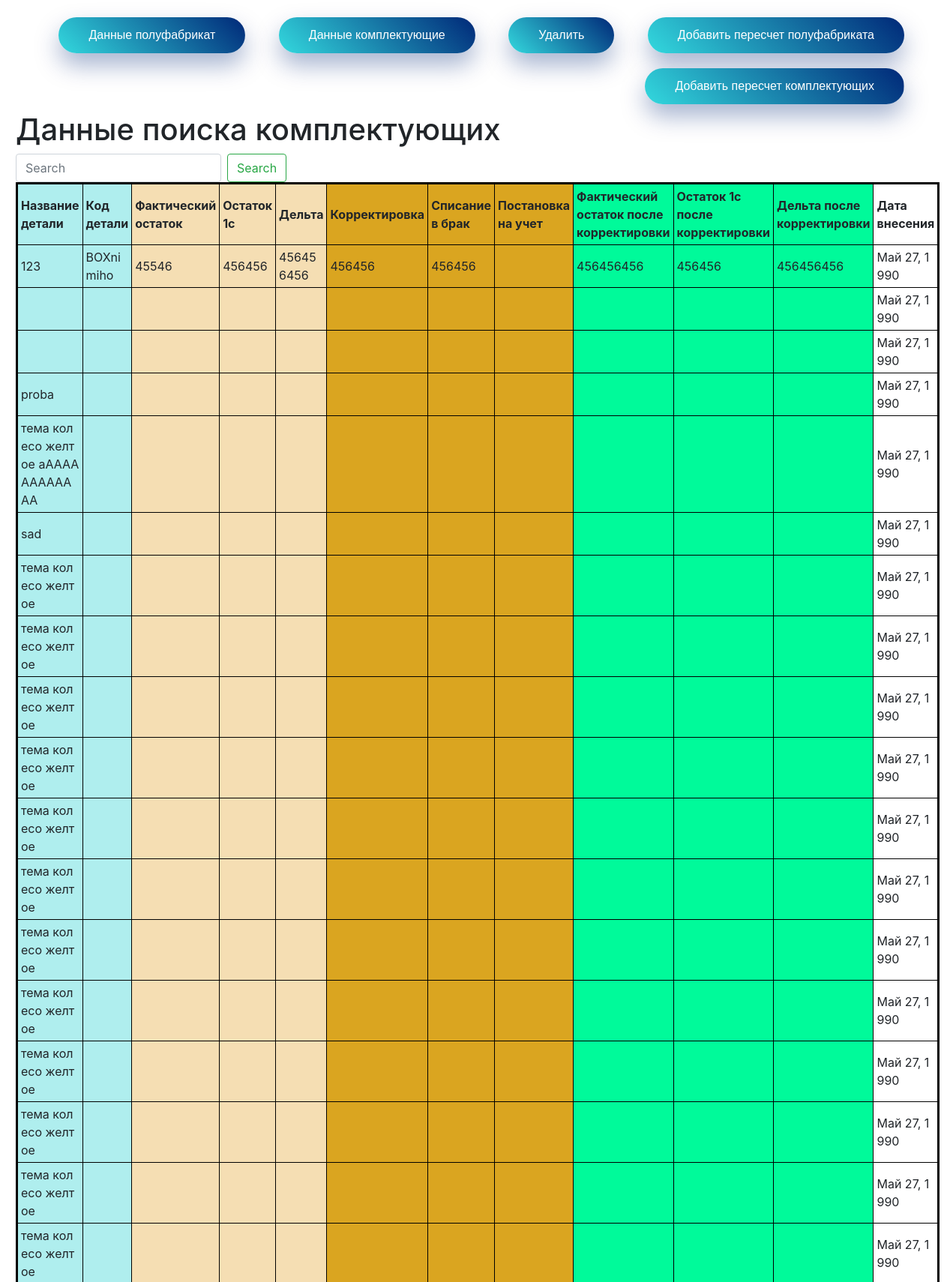
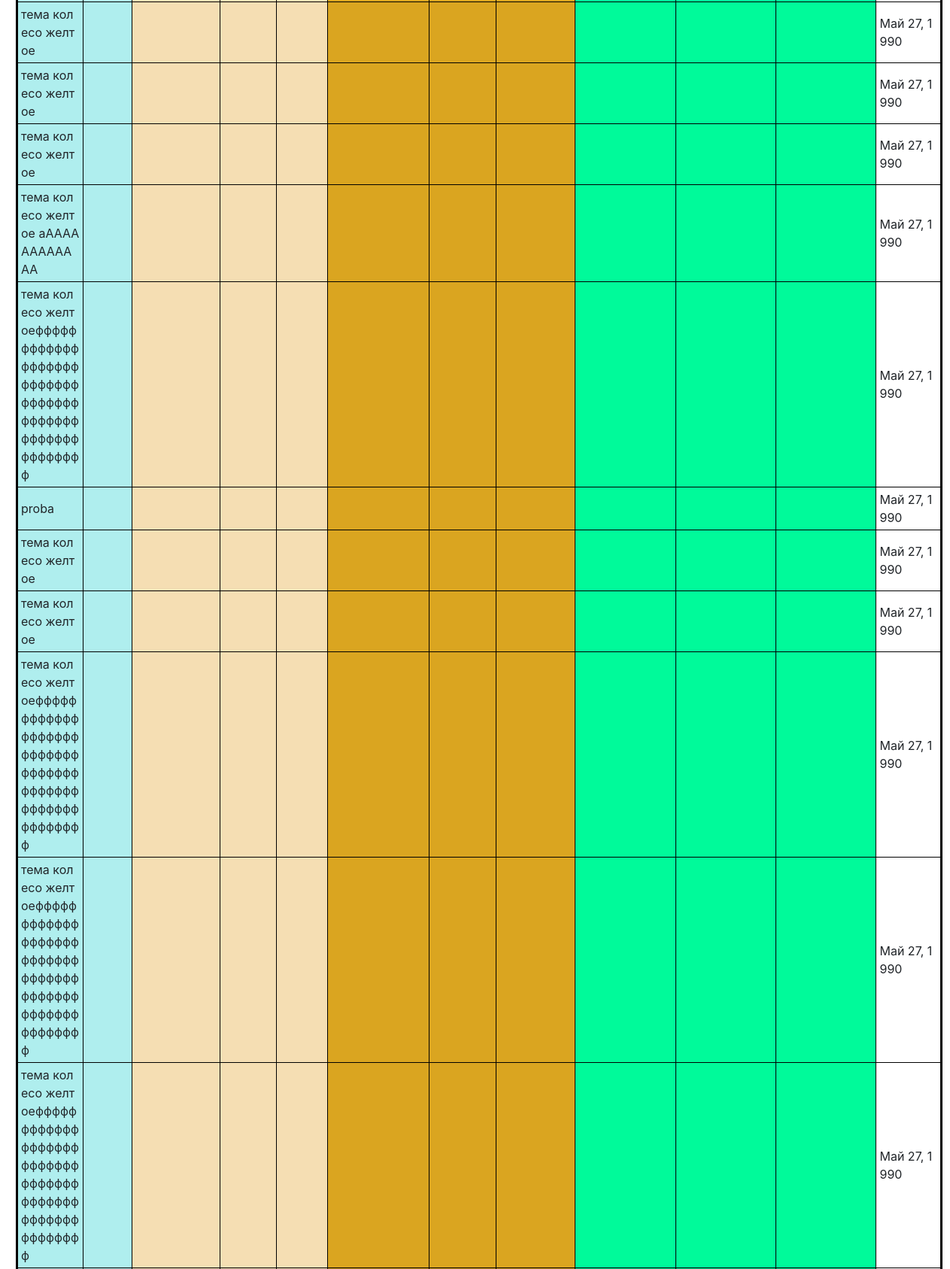
The app's page /search_accessories (upper part) with its own data (2 pictures, top to bottom).
### main/models.py (models this page shows, shortened)
class Accessories(models.Model):
    class Meta:
        verbose_name = "Данные комплектующих"
        verbose_name_plural = "Данные комплектующих"
        ordering = [
            '-release_date']
    details_name = models.CharField("Дельта", max_length=100, blank=True)
    code = models.CharField("Код детали", max_length=50, blank=True)
    quantity_actual = models.CharField("Фактический остаток", max_length=50, blank=True)
    quantity_1c = models.CharField("Остаток 1с", max_length=50, blank=True)
    delta = models.CharField("Дельта", max_length=50, blank=True)
    adjustments = models.CharField("Корректировка", max_length=50, blank=True)
    adjustments_marriage = models.CharField("Списание в брак", max_length=50, blank=True)
    actual_registration = models.CharField("Постановка на учет", max_length=50, blank=True)
    after_adjustment_quantity_actual = models.CharField("Фактический остаток после корректировки",
                                                        max_length=50, blank=True)
    after_adjustment_quantity_1c = models.CharField("Остаток 1с после корректировки", max_length=50, blank=True)
    after_adjustment_delta = models.CharField("Дельта после корректировки", max_length=50, blank=True)
    release_date = models.DateField("Дата пересчета")

### main/views.py (the view)
# urls.py: path('search_accessories', views.search_accessories, name='search_accessories'),
def search_accessories(request):
    queryset = request.GET.get('q', '')
    if queryset:
        try:
            task = Accessories.objects.filter(code__iexact=queryset)
        except AttributeError:
            print("abra kadabra")
    else:
        task = Accessories.objects.all()
    return render(request, 'main/search_accessories.html', {'details_name': 'Главная страница сайта', 'task': task})

### main/templates/main/search_accessories.html (shortened to what this page needs)
<!doctype html>
<html lang="ru">
<head class="my-2 my-md-0 mr-md-3">
        <link rel="stylesheet" href="https://cdn.jsdelivr.net/npm/bootstrap@4.5.3/dist/css/bootstrap.min.css"
>
</head>
<body>
<div class="alert">
    <nav style="text-align:right" class="my-2 my-md-0 mr-md-3">
        <a href="{% url 'home' %}" class="pressed-button">Данные полуфабрикат</a>
        <a href="{% url 'home_accessories' %}" class="pressed-button">Данные комплектующие</a>
        <a href="{% url 'about' %}" class="pressed-button">Удалить</a>
        <a href="{% url 'create' %}" class="pressed-button">Добавить пересчет полуфабриката</a>
        <a href="{% url 'create_accessories' %}" class="pressed-button">Добавить пересчет комплектующих</a>
<h1 style="text-align:left">Данные поиска комплектующих</h1>
        <form class="form-inline mt-2 mt-md-0" action="{% url 'search_accessories' %}">
            <input class="form-control mr-sm-2" type="int" placeholder="Search" aria-label="Search" name="q">
            <button class="btn btn-outline-success my-2 my-sm-0" type="submit">Search</button>
        </form>
    </nav>
<table width=200 border="1" bordercolor="" cellpadding="4" cellspacing="0">
            <tr>
                <th bgcolor="#AFEEEE" width="500"> Название детали</th>
                <th bgcolor="#AFEEEE"> Код детали</th>
                <th bgcolor="#F5DEB3"> Фактический остаток</th>
                <th bgcolor="#F5DEB3"> Остаток 1с</th>
                <th bgcolor="#F5DEB3"> Дельта</th>
                <th bgcolor="#DAA520"> Корректировка</th>
                <th bgcolor="#DAA520"> Списание в брак</th>
                <th bgcolor="#DAA520"> Постановка на учет</th>
                <th bgcolor="#00FA9A"> Фактический остаток после корректировки</th>
                <th bgcolor="#00FA9A"> Остаток 1с после корректировки</th>
                <th bgcolor="#00FA9A"> Дельта после корректировки</th>
                <th> Дата внесения</th>
            </tr>
            {% for el in task %}
            <tr>
                <td bgcolor="#AFEEEE" style="width:200px;">{{ el.details_name }}</td>
                <td bgcolor="#AFEEEE">{{ el.code }}<br></td>
                <td bgcolor="#F5DEB3">{{ el.quantity_actual }}</td>
                <td bgcolor="#F5DEB3">{{ el.quantity_1c }}</td>
                <td bgcolor="#F5DEB3">{{ el.delta }}</td>
                <td bgcolor="#DAA520">{{ el.adjustments }}</td>
                <td bgcolor="#DAA520">{{ el.adjustments_marriage }}</td>
                <td bgcolor="#DAA520">{{ el.actual_registration }}</td>
                <td bgcolor="#00FA9A">{{ el.after_adjustment_quantity_actual }}</td>
                <td bgcolor="#00FA9A">{{ el.after_adjustment_quantity_1c }}</td>
                <td bgcolor="#00FA9A">{{ el.after_adjustment_delta }}</td>
                <td>{{ el.release_date }}</td>
            </tr>
            {% endfor %}
        </table>
</div>
</body>
</html>
<body>
</body>

### main/templates/main/search_accessories.html (style rules this page uses)
table { border: 3px solid black; border-collapse:separate; border-spacing: 0; width: 100%; }
table tr td { border: 1px solid black; word-break: break-all; }
table tr td:nth-child(2) { word-break: break-all; }
body { background: url(https://html5book.ru/wp-content/uploads/2015/10/background54.png); }
.pressed-button { text-decoration: none; display: inline-block; padding: 12px 40px; margin: 10px 20px; border-radius: 30px; background-image: linear-gradient(45deg, #6ab1d7 0%, #33d9de 50%, #002878 100%); background-position: 100% 0; background-size: 200% 200%; font-family: 'Montserrat', sans-serif; font-size: 16px; font-weight: 200; color: white; box-shadow: 0 16px 32px 0 rgba(0, 40, 120, .35); transition: .5s; }

### records on screen
Accessories: details_name "123", code "BOXnimiho", quantity_actual "45546", quantity_1c "456456", delta "456456456", adjustments "456456", adjustments_marriage "456456", after_adjustment_quantity_actual "456456456", after_adjustment_quantity_1c "456456", after_adjustment_delta "456456456", release_date "Май 27, 1990"
Accessories: release_date "Май 27, 1990"
Accessories: release_date "Май 27, 1990"
Accessories: details_name "proba", release_date "Май 27, 1990"
Accessories: details_name "тема колесо желтое aAAAAAAAAAAAA", release_date "Май 27, 1990"
Accessories: details_name "sad", release_date "Май 27, 1990"
Accessories: details_name "тема колесо желтое", release_date "Май 27, 1990"
Accessories: details_name "тема колесо желтое", release_date "Май 27, 1990"
Accessories: details_name "тема колесо желтое", release_date "Май 27, 1990"
Accessories: details_name "тема колесо желтое", release_date "Май 27, 1990"
Accessories: details_name "тема колесо желтое", release_date "Май 27, 1990"
Accessories: details_name "тема колесо желтое", release_date "Май 27, 1990"
Accessories: details_name "тема колесо желтое", release_date "Май 27, 1990"
Accessories: details_name "тема колесо желтое", release_date "Май 27, 1990"
Accessories: details_name "тема колесо желтое", release_date "Май 27, 1990"
Accessories: details_name "тема колесо желтое", release_date "Май 27, 1990"
Accessories: details_name "тема колесо желтое", release_date "Май 27, 1990"
Accessories: details_name "тема колесо желтое", release_date "Май 27, 1990"
Accessories: details_name "тема колесо желтое", release_date "Май 27, 1990"
Accessories: details_name "тема колесо желтое", release_date "Май 27, 1990"
Accessories: details_name "тема колесо желтое", release_date "Май 27, 1990"
Accessories: details_name "тема колесо желтое aAAAAAAAAAAAA", release_date "Май 27, 1990"
Accessories: details_name "тема колесо желтоеффффффффффффффффффффффффффффффффффффффффффффффффффффффф", release_date "Май 27, 1990"
Accessories: details_name "proba", release_date "Май 27, 1990"
Accessories: details_name "тема колесо желтое", release_date "Май 27, 1990"
Accessories: details_name "тема колесо желтое", release_date "Май 27, 1990"
Accessories: details_name "тема колесо желтоеффффффффффффффффффффффффффффффффффффффффффффффффффффффф", release_date "Май 27, 1990"
Accessories: details_name "тема колесо желтоеффффффффффффффффффффффффффффффффффффффффффффффффффффффф", release_date "Май 27, 1990"
Accessories: details_name "тема колесо желтоеффффффффффффффффффффффффффффффффффффффффффффффффффффффф", release_date "Май 27, 1990"
